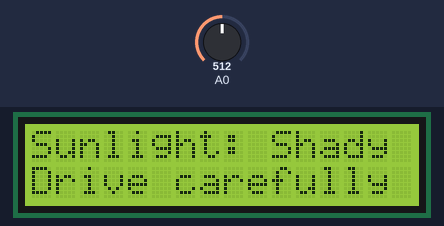
Bench run of a sketch on a simulated Arduino Uno, built with avr-gcc and run on an emulated ATmega328P. Parts: 16×2 character LCD. The test bench sets the inputs (shaded band); at power-on: A0 = 512. What the sketch prints to the serial monitor is not drawn.

Above: at 1.2 s.
1.3 s: A0 set to 390
At 3.2 s:
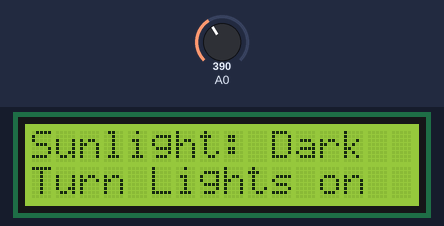
3.5 s: A0 set to 710
At 5.2 s:
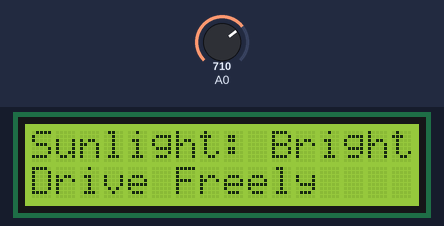
5.5 s: A0 set to 690
At 7.3 s:
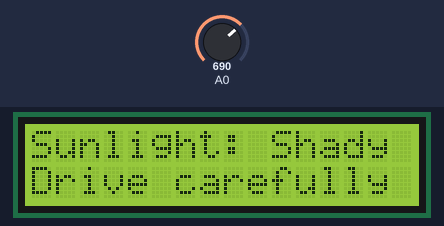
7.6 s: A0 set to 716
At 9.4 s:
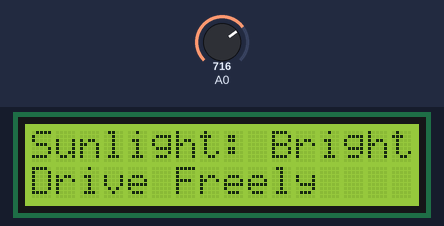
Timing chart, 0 to 10.6 s (numbered marks = the images above; inputs shaded):
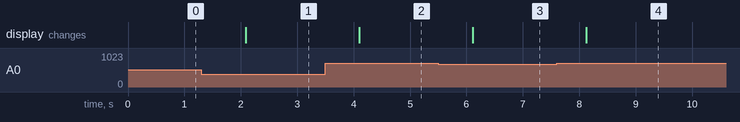

Measured:
- after the input at 1.3 s, the display: changes after 0.78 s (image 1)
- after the input at 3.5 s, the display: changes after 0.60 s (image 2)
- after the input at 5.5 s, the display: changes after 0.61 s (image 3)
- after the input at 7.6 s, the display: changes after 0.52 s (image 4)

The sketch:

sketch_apr27a.ino
```cpp
int photoresistor = 0;
int firstThreshold = 700;
int secondThreshold= 400;

#include <LiquidCrystal.h>
LiquidCrystal lcd(13, 12, 11, 10, 9, 8);


void setup() {
  // put your setup code here, to run once:
  Serial.begin(9600);
  lcd.begin(16,2);
  lcd.clear();

}

void loop() {
photoresistor = analogRead(A0);
  Serial.println(photoresistor); //trouble shooting purposes
  // put your main code here, to run repeatedly:
  lcd.clear(); //clearing the reading on the lcd display

  lcd.setCursor(0,0); //turn cursor to top left position
  if (photoresistor > firstThreshold)
  {
    lcd.print("Sunlight: Bright"); // print out result if the light density is above the first threshold.
  }
  if ((photoresistor < firstThreshold) && (photoresistor > secondThreshold))
  {
    lcd.print("Sunlight: Shady"); //print out result if the light density is below the first threshold but above the second threshold.
  }
  if (photoresistor < secondThreshold)
  {
    lcd.print("Sunlight: Dark"); //print out the result if the light is below both the first and second threshold.
  }

  lcd.setCursor(0,1);   //turn cursor to lower left position
  if (photoresistor > firstThreshold)
  {
    lcd.print("Drive Freely"); // print out result if the light density is above the first threshold.
  }
  if ((photoresistor < firstThreshold) && (photoresistor > secondThreshold))
  {
    lcd.print("Drive carefully");  //print out result if the light density is below the first threshold but above the second threshold.
  }
  if (photoresistor < secondThreshold)
  {
    lcd.print("Turn Lights on"); //print out the result if the light is below both the first and second threshold.
  }

  delay(1000); //dealy makes it easier to read
}
```
